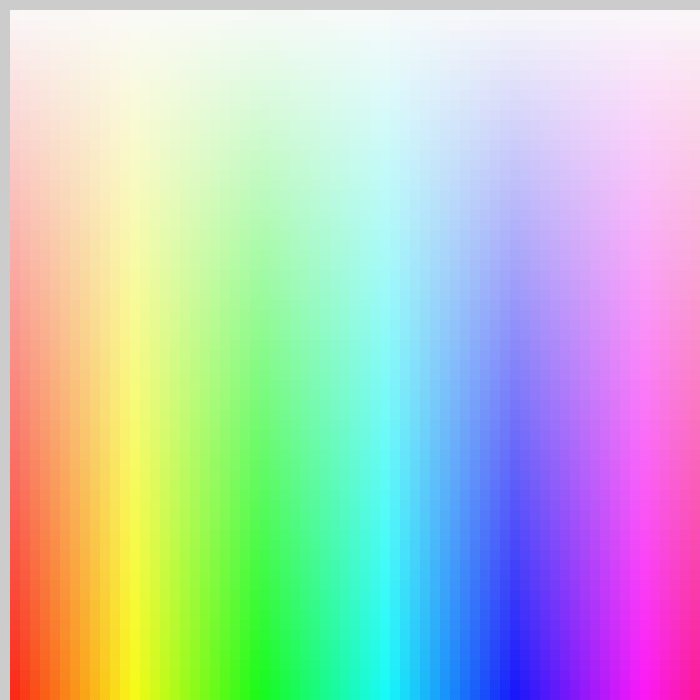
Frame 1 (no input)
Frame 60 (the mouse pressed at the canvas centre just before this capture): identical to frame 1, image omitted
Frame 120 (the mouse held since frame 60 and released just before this capture): identical to frame 1, image omitted

The Processing sketch that drew this single still picture (run headless with seeded random() and noise(); from frame 60 on, the mouse is pressed at the canvas centre):

// Processing sketch: processing_159130
// ── processing_159130.pde

void setup() {
  size(700,700);
colorMode(HSB);

}

void draw(){

  for(float x=10; x<700;x=x+10){
    for(float y=10;y<700;y=y+10){
  //background(0,0,0);
 fill(x/3,y/3,250);
  stroke(x/3,y/3,250);
  rect(x,y,10,10);

}
}
}
